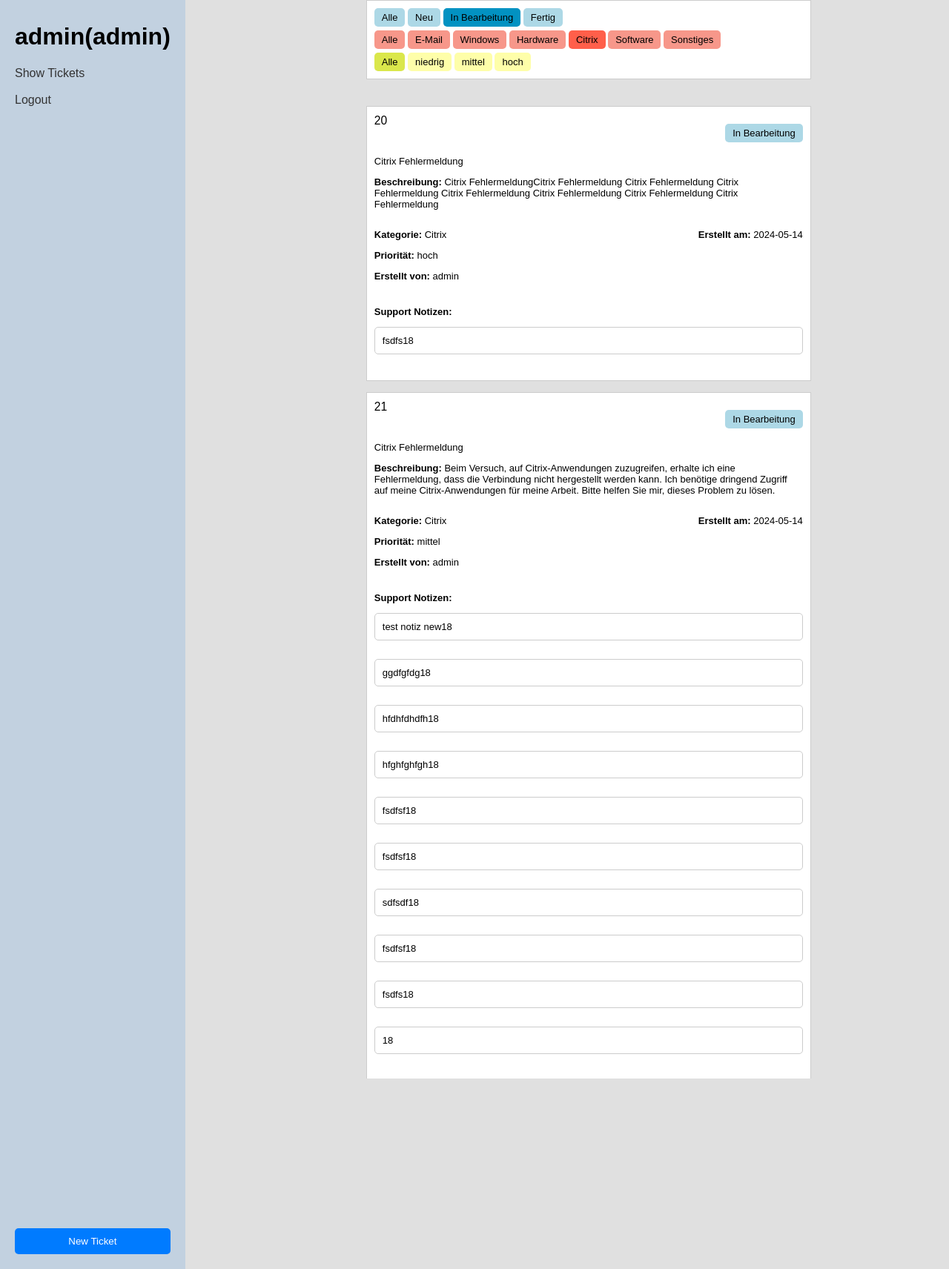
The app's page /dashboard.php?page=tickets&status=In+Bearbeitung&category=Citrix&status=In Bearbeitung (signed in), older data.
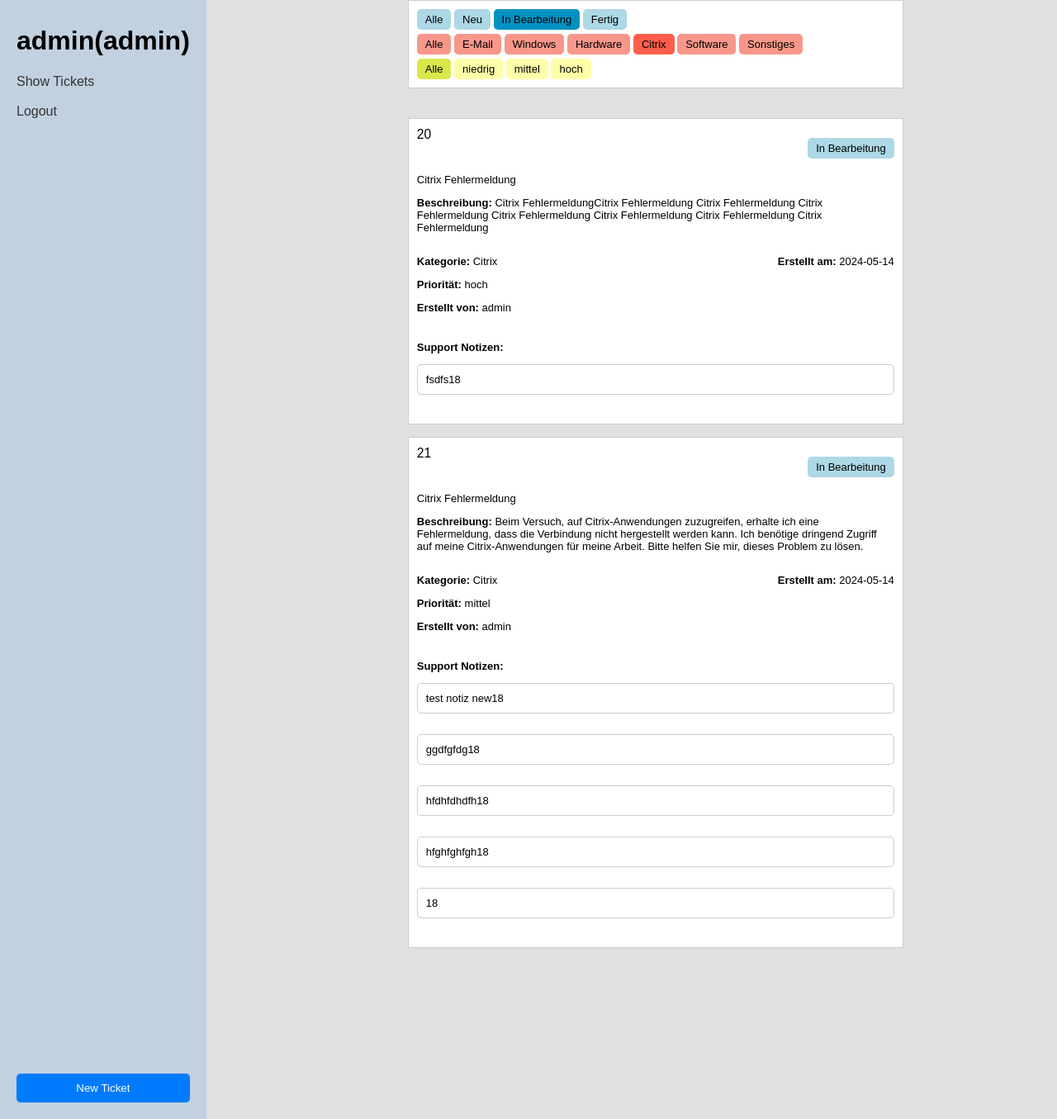
The same page, newer data.
### tables this page shows
CREATE TABLE `notes` (
  `nid` int(2) NOT NULL,
  `tid` int(4) NOT NULL,
  `uid` int(4) NOT NULL,
  `text` varchar(1500) NOT NULL
);

### dashboard.php (called while the page is built, shortened)
<?php
include "header.php";
include "dashboard_template.php";
include "footer.php";
?>

### DatabaseConnection.php (called while the page is built, shortened)
<?php
class DatabaseConnection {
    private $conn;
    public function __construct($servername, $username_sql, $password_sql, $dbname) {
        $this->servername = $servername;
        $this->username_sql = $username_sql;
        $this->password_sql = $password_sql;
        $this->dbname = $dbname;
        $this->conn = new mysqli($this->servername, $this->username_sql, $this->password_sql, $this->dbname);
    }
    public function fetchEnumValues($table, $column) {
        $query = "SELECT COLUMN_TYPE FROM information_schema.COLUMNS
                  WHERE TABLE_NAME = ? AND COLUMN_NAME = ?";
        $result = $this->conn->execute_query($query, [$table, $column]);
        if ($result) {
            $row = $result->fetch_assoc();
            $enumString = $row['COLUMN_TYPE'];
            preg_match_all("/'([^']+)'/", $enumString, $matches);
            return $matches[1];
        } else {
            return false;
        }
    }
}
?>

### ticket.php (called while the page is built, shortened)
<?php
class Ticket {
    private $db;
    public function __construct($db) {
        $this->db = $db;
    }
    public function getAllTickets($status = null, $category = null, $priority = null, $tid = null, $uid = null) {
      $ticketQuery = "SELECT * FROM users_tickets_view";
      $conditions = [];
      if ($status !== null) {
          $conditions[] = "status = '$status'";
      }
      if ($category !== null) {
          $conditions[] = "category = '$category'";
      }
      if (!empty($conditions)) {
          $ticketQuery .= " WHERE " . implode(" AND ", $conditions);
      }
      $ticketQuery .= " ORDER BY priority DESC, DATE_FORMAT(timestamp, '%Y-%m-%d')";
      $ticketResult = $this->db->execute_query($ticketQuery);
      if ($ticketResult) {
          while ($row = $ticketResult->fetch_assoc()) {
              $customArray[] = array(
                  "Titel" => $row["title"],
                  "Ticket ID" => $row["tid"],
                  "Beschreibung" => $row["description"],
                  "Erstellt von" => $row["username"],
                  "Kategorie" => $row["category"],
                  "Erstellt am" => $row["timestamp"],
                  "Priorität" => $row["priority"],
                  "Status" => $row["status"],
                  "User ID" => $row["uid"]
              );
          }
          return $customArray ?? [];
      } else {
          return false;
      }
  }
      public function getNotiz($tid) {
        $customArray = [];
        $notizQuery = "SELECT * FROM notes WHERE tid = ?";
        $notizResult = $this->db->execute_query($notizQuery, [$tid]);
        if ($notizResult) {
            while ($row = $notizResult->fetch_assoc()) {
              $customArray[] = array(
                  "Ticket ID" => $row["tid"],
                  "Notiz" => $row["text"],
                  "Notiz ID" => $row["nid"],
                  "User ID" => $row["uid"]
              );
          }
            return $customArray;
        } else {
            return false;
        }
      }
}

### ticket_support.php (the view, shortened to what the changed rows need)
<?php
include "DatabaseConnection.php";
include "ticket.php";
$servername = "localhost";
$username_sql = "root";
$password_sql = "";
$dbname = "ticket_db";
$dbconnection = new DatabaseConnection($servername, $username_sql, $password_sql, $dbname);
$conn = $dbconnection->getConnection();
$ticket = new Ticket($conn);
$status = isset($_GET['status']) ? $_GET['status'] : null;
$category = isset($_GET['category']) ? $_GET['category'] : null;
$priority = isset($_GET['priority']) ? $_GET['priority'] : null;
$ticket_id = isset($_GET['tid']) ? $_GET['tid'] : null;
$uid = isset($_GET['uid']) ? $_GET['uid'] : null;
?>
<div class="right-column">
<div class="link-container">
<?php
$currentUrl = strtok($_SERVER["REQUEST_URI"], '?');
$urlWithoutStatus = $currentUrl . '?' . http_build_query(array_diff_key($_GET, array('status' => '')));
$urlWithoutCategory = $currentUrl . '?' . http_build_query(array_diff_key($_GET, array('category' => '')));
$urlWithoutPriority = $currentUrl . '?' . http_build_query(array_diff_key($_GET, array('priority' => '')));
$statusQueryParam = $status ? '&status=' . $status : '';
$categoryQueryParam = $category ? '&category=' . $category : '';
$priorityQueryParam = $priority ? '&priority=' . $priority : '';
$statusValues = $dbconnection->fetchEnumValues('tickets', 'status');
echo '<a href="' . $urlWithoutStatus . '" class="ticket-' . (!$status && $status != "status" ? 'active-stat' : 'status') . '">Alle</a> ';
foreach ($statusValues as $value) {
  echo '<a href="' . $urlWithoutStatus . '&status=' . $value . $categoryQueryParam . $priorityQueryParam . '" class="ticket-' . ($status && $status == $value ? 'active-stat' : 'status') . '">' . $value . '</a> ';
}
?>
<br>
<?php
echo '<a href="' . $urlWithoutCategory . '" class="ticket-' . (!$category && $category != 'category' ? 'active-cat' : 'category') . '">Alle</a> ';
$categoryValues = $dbconnection->fetchEnumValues('tickets', 'category');
foreach ($categoryValues as $value) {
  echo '<a href="' . $urlWithoutCategory . '&category=' . $value . $statusQueryParam . $priorityQueryParam . '" class="ticket-' . ($category && $category == $value ? 'active-cat' : 'category') . '">' . $value . '</a> ';
}
?>
<br>
<?php
echo '<a href="' . $urlWithoutPriority . '" class="ticket-' . (!$priority && $priority != 'priority' ? 'active-prio' : 'priority') . '">Alle</a> ';
$priorityValues = $dbconnection->fetchEnumValues('tickets', 'priority');
foreach ($priorityValues as $value) {
  echo '<a href="' . $urlWithoutPriority . '&priority=' . $value . $statusQueryParam . $categoryQueryParam . '" class="ticket-' . ($priority && $priority == $value ? 'active-prio' : 'priority') . '">' . $value . '</a> ';
}
?>
</div>
<br><br>
<div class="ticket-info">
<?php
  if (!empty($ticket->getAllTickets($status, $category, $priority, $ticket_id, $uid))) {
    foreach ($ticket->getAllTickets($status, $category, $priority, $ticket_id, $uid) as $row) { ?>
    <a href="dashboard.php?page=ticket_edit&tid=<?php echo $row['Ticket ID']; ?>">
    <div class="ticket-container">
      <div class="ticket-header">
        <p class="ticket-id"><?php echo $row['Ticket ID']; ?></p>
        <p class="ticket-status"><?php echo $row['Status']; ?></p>
      </div>
      <div class="ticket-title">
        <p><?php echo $row['Titel']; ?></p>
      </div>
      <div class="ticket-description">
        <p><strong>Beschreibung:</strong> <?php echo $row['Beschreibung']; ?></p>
      </div>
      <div class="ticket-details">
        <div class="ticket-detail-left">
          <p><strong>Kategorie:</strong> <?php echo $row['Kategorie']; ?></p>
          <p><strong>Priorität:</strong> <?php echo $row['Priorität']; ?></p>
          <p><strong>Erstellt von:</strong> <?php echo $row['Erstellt von']; ?></p>
        </div>
        <div class="ticket-detail-right">
          <p><strong>Erstellt am:</strong> <?php echo $row['Erstellt am']; ?></p>
        </div>
      </div>
      <div class="support-notes">
        <?php
        $getNotiz = $ticket->getNotiz($row['Ticket ID']);
        if ($getNotiz) {
          echo '<p><strong>Support Notizen:</strong></p>';
          foreach ($getNotiz as $row) {
            echo "<div class='notiz-box'>" . $row['Notiz'] . $row['User ID'] . "</div><br>";
          }
        }
        ?>
      </div>
    </div>
  </a>
  <?php }
  } else {
    echo '<div class="ticket-container">No tickets found matching your criteria</div>';
  }
   ?>
</div>
<?php
include "footer.php";
?>

Row changes from the older to the newer data that the page shows:
removed notes: text "fsdfsf", uid "18", shown under "21"
removed notes: text "fsdfsf", uid "18", shown under "21"
removed notes: text "sdfsdf", uid "18", shown under "21"
removed notes: text "fsdfsf", uid "18", shown under "21"
Text that changed along with them:
list line gone: "fsdfs 18"
